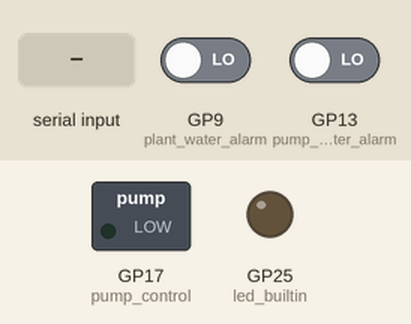
The program below on a simulated Raspberry Pi Pico running MicroPython. Parts: switched loads named in the program (green lamp = pin HIGH), output pins drawn as LEDs (lit = HIGH). The inputs (shaded band) are chosen by the test bench; at power-on: GP9 (plant_water_alarm) LOW, GP13 (pump_water_alarm) LOW. The clock reads 2024-03-15 10:24:30 at power-on unless the program sets it; what the program prints to the serial console is not drawn.

Above: at 1.2 s.
1.3 s: "p" typed at the serial console
At 2.1 s:
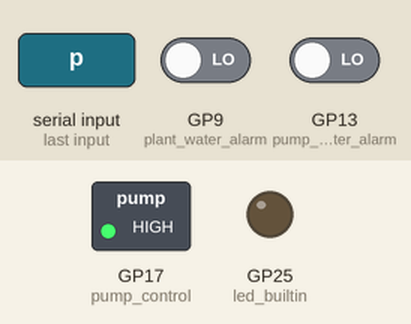
2.8 s: "t" typed at the serial console
Timing chart, 0 to 5.8 s (numbered marks = the images above; inputs shaded):
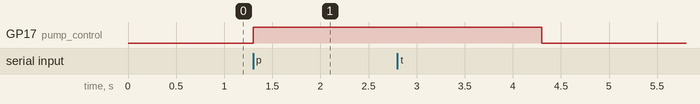

Measured:
- after the input at 1.3 s, GP17 (pump_control): LOW → HIGH at once

The program:

main.py
```python
#!/usr/bin/env python3

# Embedded Linux (EMLI)
# University of Southern Denmark
# Raspberry Pico plant watering controller
# Copyright (c) Kjeld Jensen <kjen@sdu.dk> <kj@kjen.dk>
# 2023-04-19, KJ, First version

# Modified
# by group 21
# 2023-04-24

from machine import Pin, ADC, UART
import utime
from sys import stdin
import uselect


class pico:

    pump_control = Pin(17, Pin.OUT)
    pump_water_alarm = Pin(13, Pin.IN)
    plant_water_alarm = Pin(9, Pin.IN)
    moisture_sensor_pin = Pin(26, mode=Pin.IN)
    moisture_sensor = ADC (moisture_sensor_pin)
    photo_resistor_pin = Pin(27, mode=Pin.IN)
    light_sensor = ADC(photo_resistor_pin)
    led_builtin = machine.Pin(25, machine.Pin.OUT)
    uart = machine.UART(0, 115200)
    PLANT_ID = 1


    #defined values
    Watering_time = 3 # sec
    Allowed_watering = True
    time_of_watering = 0
    Hour = 3600 #sec
    soil_threshold = 70 # range from 0-100
    init = True
    Twelve_hours = 43200 #sec
    schedule_time = 0

    def moisture(self):
        return self.moisture_sensor.read_u16()/655.36
    def light(self):
        return self.light_sensor.read_u16()/655.36
    def pump_request(self):
        result = False
        select_result = uselect.select([stdin], [], [], 0)
        while select_result[0]:
            ch = stdin.read(1)
            if ch == 'p':
                result = "p"
            elif ch == 't':
                result = "t"
            select_result = uselect.select([stdin], [], [], 0)
        return result

    # Own code
    def Run_pump(self):
        if not self.Plant_water_alarm(): # run pump if alarm is not active
            self.pump_control.high() # activate
            utime.sleep(self.Watering_time)
            self.pump_control.low() # deactivare
            self.time_of_watering = utime.time()

    # missing, haven't impl. that the schedule respects if watering is allowed
    def Water_pump_run_schedule(self):

        if self.init:
            self.schedule_time = utime.time()
            self.init = False

        current_time = utime.time()
        if current_time - self.schedule_time >= self.Twelve_hours:
            self.Run_pump(self.Watering_time)
            print("Scheduled Watering at:", current_time.tm_hour)
            self.schedule_time = utime.time()


    def Detection_of_watering_per_hour(self):
        current_time = utime.time()
        if current_time - self.time_of_watering >= self.Hour:
            self.Allowed_watering = True
            print("allowed watering")
        else:
            self.Allowed_watering = False
            print("NOT allowed watering")


    def Soil_moisturing(self):
        if self.moisture() < self.soil_threshold:
            if self.Allowed_watering == True:
                self.Run_pump(5)

    def Pump_water_alarm(self):
        if self.pump_water_alarm.value() == 1:
            return False
        else:
            return True

    def Plant_water_alarm(self):
        if self.plant_water_alarm.value() == 1:
            return True
        else:
            return False

    def Transmit_data(self, data):
        #s_data[data.len()]
        #for i in data:
        #    s_data[i] = str(i)
        t_data = ','.join(str(data)) # joining all information into one string, seperated by comma
        self.uart.write(t_data.encode())


p = pico()
while True:
    #p.moisture()
    #p.led_builtin.toggle()
    result =p.pump_request()
    if result =="p":
        p.Run_pump()
    if result == "t":
           print("%d,%d,%.0f,%.0f,%d" % (p.Plant_water_alarm(), p.Pump_water_alarm(), p.moisture(),
p.light(),pico.PLANT_ID))
    #p.Water_pump_run_schedule()
    #p.Detection_of_watering_per_hour()
    #p.Soil_moisturing()
    #data = [p.plant_water_alarm.value(), p.pump_water_alarm.value(), p.moisture(), p.light(), p.Allowed_watering]
    #p.Transmit_data(data)
    #self.self.uart.write("hej".encode())
    #utime.sleep(1)
```
